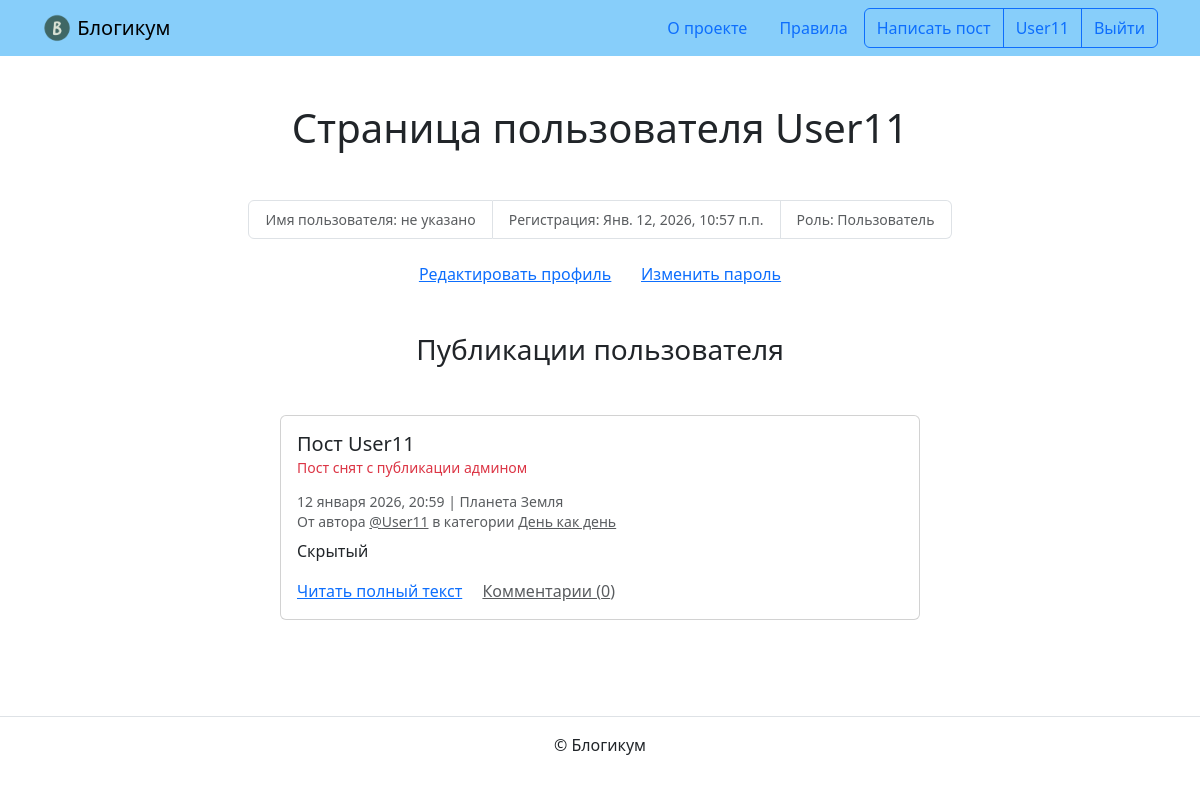
Page /profile/User11/ (signed in) on the earlier database version.
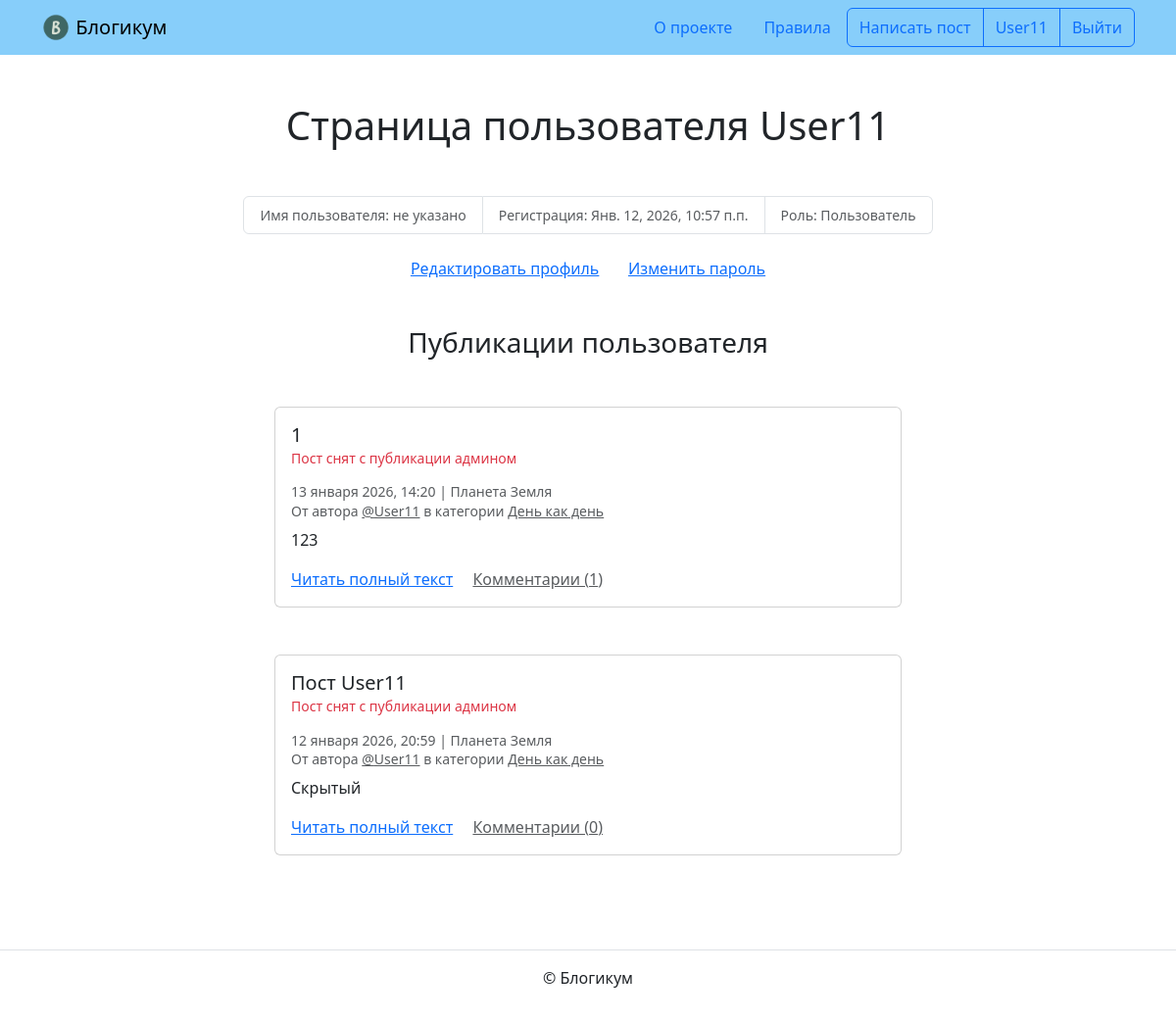
Same page on the later database version.
### blog/models.py (models this page shows, shortened)
class Post(PublishedModel):
    title = models.CharField(
        max_length=256,
        verbose_name='Заголовок'
    )
    text = models.TextField(verbose_name='Текст')
    image = models.ImageField(
        verbose_name='Изображение',
        upload_to='images',
        null=True,
        blank=True
    )
    pub_date = models.DateTimeField(
        verbose_name='Дата и время публикации',
        help_text='Если установить дату и время в будущем — '
                  'можно делать отложенные публикации.'
    )
    author = models.ForeignKey(
        User,
        on_delete=models.CASCADE,
        verbose_name='Автор публикации',
        related_name='posts'
    )
    location = models.ForeignKey(
        Location,
        on_delete=models.SET_NULL,
        verbose_name='Местоположение',
        related_name='posts',
        null=True,
        blank=True
    )
    category = models.ForeignKey(
        Category,
        on_delete=models.SET_NULL,
        null=True,
        verbose_name='Категория',
        related_name='posts'
    )
    class Meta:
        verbose_name = 'публикация'
        verbose_name_plural = 'Публикации'

class Category(PublishedModel):
    title = models.CharField(
        max_length=256,
        verbose_name='Заголовок'
    )
    description = models.TextField(verbose_name='Описание')
    slug = models.SlugField(
        max_length=64,
        unique=True,
        verbose_name='Идентификатор',
        help_text='Идентификатор страницы для URL; '
                  'разрешены символы латиницы, цифры, дефис и подчёркивание.'
    )
    class Meta:
        verbose_name = 'категория'
        verbose_name_plural = 'Категории'

### blog/views.py (the view)
# urls.py: path('<str:username>/', views.profile, name='profile'),
def profile(request, username):
    template = 'blog/profile.html'
    user = get_object_or_404(User, username=username)
    posts_query = user.posts.annotate(comment_count=Count('comments'))
    is_own_profile = request.user == user
    is_admin = request.user.is_authenticated and request.user.is_staff
    if is_own_profile or is_admin:
        posts_list = posts_query.order_by('-pub_date')
    else:
        posts_list = posts_query.filter(
            is_published=True,
            pub_date__lte=timezone.now(),
            category__is_published=True
        ).order_by('-pub_date')
    page_obj = get_paginator(request, posts_list)
    context = {'profile': user, 'page_obj': page_obj}
    return render(request, template, context)

### blog/views.py (called while the page is built)
def get_paginator(request, items, num=10):
    paginator = Paginator(items, num)
    num_pages = request.GET.get('page')
    return paginator.get_page(num_pages)

### templates/blog/profile.html (shortened to what this page needs)
{% extends "base.html" %}
{% block content %}
  <h1 class="mb-5 text-center">Страница пользователя {{ profile.username }}</h1>
  <small>
    <ul class="list-group list-group-horizontal justify-content-center mb-3">
      <li class="list-group-item text-muted">Имя пользователя: {% if profile.get_full_name %}{{ profile.get_full_name }}{% else %}не указано{% endif %}</li>
      <li class="list-group-item text-muted">Регистрация: {{ profile.date_joined }}</li>
      <li class="list-group-item text-muted">Роль: {% if profile.is_staff %}Админ{% else %}Пользователь{% endif %}</li>
    </ul>
    {% if user == profile %}
      <div class="text-center mb-3">
        <a href="{% url 'blog:edit_profile' %}" class="btn btn-link">Редактировать профиль</a>
        <a href="{% url 'password_change' %}" class="btn btn-link">Изменить пароль</a>
      </div>
    {% endif %}
  </small>
  <br>
  <h3 class="mb-5 text-center">Публикации пользователя</h3>
  {% for post in page_obj %}
    <article class="mb-5">
      {% include "includes/post_card.html" %}
    </article>
  {% endfor %}
{% endblock %}

### templates/includes/post_card.html (shortened to what this page needs)
<div class="col d-flex justify-content-center">
  <div class="card" style="width: 40rem;">
    <div class="card-body">
      <h5 class="card-title">{{ post.title }}</h5>
      <h6 class="card-subtitle mb-2 text-muted">
        <small>
          {% if not post.is_published %}
            <p class="text-danger">Пост снят с публикации админом</p>
          {% elif not post.category.is_published %}
            <p class="text-danger">Выбранная категория снята с публикации админом</p>
          {% endif %}
          {{ post.pub_date|date:"d E Y, H:i" }} | {% if post.location and post.location.is_published %}{{ post.location.name }}{% else %}Планета Земля{% endif %}<br>
          От автора <a class="text-muted" href="{% url 'blog:profile' post.author.username %}">@{{ post.author.username }}</a> в
          категории {% include "includes/category_link.html" %}
        </small>
      </h6>
      <p class="card-text">{{ post.text|truncatewords:10 }}</p>
      <a href="{% url 'blog:post_detail' post.id %}" class="card-link">Читать полный текст</a>
      <a href="{% url 'blog:post_detail' post.id %}" class="card-link text-muted">Комментарии ({{ post.comment_count }})</a>
    </div>
  </div>
</div>

### templates/includes/category_link.html
<a class="text-muted" href="{% url 'blog:category_posts' post.category.slug %}">
  {{ post.category.title }}
</a>

Differences in the rows shown:
added Post: title "1", is_published "Пост снят с публикации админом", pub_date "13 января 2026, 14:20", shows "Планета Земля", author.username "User11", category "День как день", text "123", comment_count "1"
